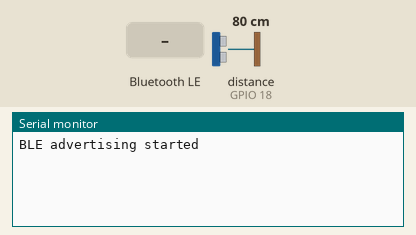
Bench run of a sketch on a simulated ESP32. Parts: the last lines printed to the serial monitor. Wiring (inferred from the names in the program): ultrasonic range finder: trigger GPIO 5; echo GPIO 18. The test bench sets the inputs (shaded band); at power-on: distance to the obstacle (sensor on GPIO 18) 80 cm. The echo pulse lasts 58.3 µs per cm; nothing arrives over Bluetooth unless stated; a phone connects over Bluetooth LE 3 s after start.

Above: at 1.2 s.
1.3 s: Bluetooth LE write "1" received
At 1.8 s:
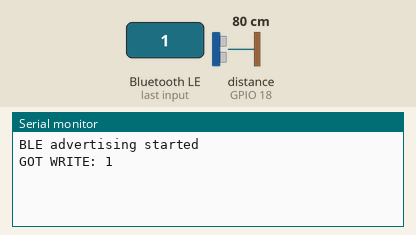
4.3 s: distance to the obstacle (sensor on GPIO 18) set to 2 cm
At 5.0 s:
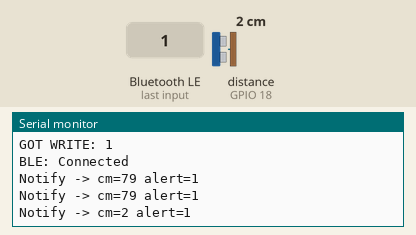
5.8 s: Bluetooth LE write "0" received
At 6.14 s:
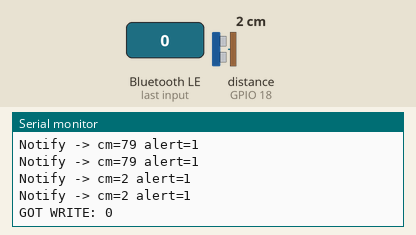
7.3 s: distance to the obstacle (sensor on GPIO 18) set to 4 cm
At 8.3 s:
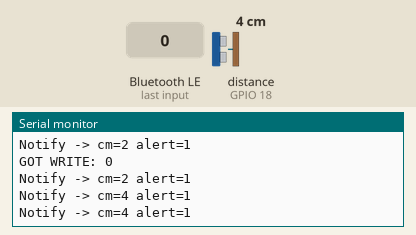
Timing chart, 0 to 9.8 s (numbered marks = the images above; inputs shaded):
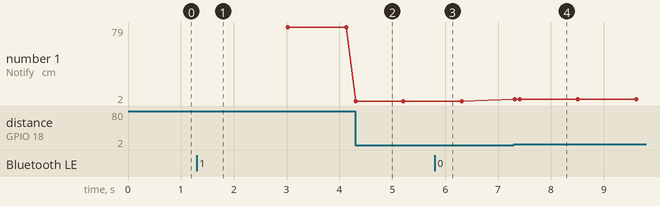

The sketch:

ESP32-BLE-blindspot.ino
```cpp
// ESP32 + HC-SR04 -> BLE notify (distance + alert)
// Works with ESP32 Arduino core v2/v3 and either classic BLE or NimBLE.
//
// If NimBLE is installed, this will use it; otherwise uses classic BLE (nkolban).
// No explicit security is configured (not needed for notify-only).

// ---------- BLE includes (auto-select) ----------
#if __has_include(<NimBLEDevice.h>)
  #define USE_NIMBLE 1
  #include <NimBLEDevice.h>
#else
  #include <BLEDevice.h>
  #include <BLEUtils.h>
  #include <BLEServer.h>
  #include <BLE2902.h>
#endif

// ---------- Ultrasonic pins ----------
const int TRIG_PIN = 5;
const int ECHO_PIN = 18;

// ---------- Constants ----------
#define SOUND_SPEED_CM_PER_US 0.034f
const uint16_t MAX_CM = 500;              // clamp >5m to MAX_CM
const uint16_t ALERT_THRESHOLD_CM = 300;  // alert when <=3m
const uint32_t SAMPLE_INTERVAL_MS = 100;  // ~10Hz
const char* DEVICE_NAME = "BikeBlindspot";

// ---------- UUIDs ----------
#define SERVICE_UUID        "0000ffe5-0000-1000-8000-00805f9b34fb"
#define CHARACTERISTIC_UUID "0000ffe6-0000-1000-8000-00805f9b34fb"

// ---------- Globals ----------
#if defined(USE_NIMBLE)
  NimBLECharacteristic* gCharacteristic = nullptr;
  NimBLEAdvertising* gAdvertising = nullptr;
  bool gConnected = false;

  class ServerCallbacks : public NimBLEServerCallbacks {
    void onConnect(NimBLEServer* /*pServer*/) override { gConnected = true;  Serial.println("BLE: Connected"); }
    void onDisconnect(NimBLEServer* /*pServer*/) override {
      gConnected = false; Serial.println("BLE: Disconnected, advertising...");
      NimBLEDevice::startAdvertising();
    }
  };
  class CharCallbacks : public NimBLECharacteristicCallbacks {
    void onWrite(NimBLECharacteristic* pCharacteristic) override {
      std::string v = pCharacteristic->getValue();
      if (!v.empty()) { Serial.print("GOT WRITE: "); Serial.println(v.c_str()); }
    }
  };
#else
  BLECharacteristic* gCharacteristic = nullptr;
  BLEAdvertising* gAdvertising = nullptr;
  bool gConnected = false;

  class ServerCallbacks : public BLEServerCallbacks {
    void onConnect(BLEServer* /*pServer*/) override { gConnected = true;  Serial.println("BLE: Connected"); }
    void onDisconnect(BLEServer* /*pServer*/) override {
      gConnected = false; Serial.println("BLE: Disconnected, advertising...");
      gAdvertising->start();
    }
  };
  class CharCallbacks : public BLECharacteristicCallbacks {
    void onWrite(BLECharacteristic* pCharacteristic) override {
      String v = pCharacteristic->getValue();
      if (v.length()) { Serial.print("GOT WRITE: "); Serial.println(v); }
    }
  };
#endif

// ---------- Ultrasonic helpers ----------
float readDistanceCmOnce() {
  digitalWrite(TRIG_PIN, LOW); delayMicroseconds(2);
  digitalWrite(TRIG_PIN, HIGH); delayMicroseconds(10);
  digitalWrite(TRIG_PIN, LOW);

  long duration = pulseIn(ECHO_PIN, HIGH, 30000UL); // 30ms timeout ~5m
  if (duration == 0) return NAN;

  float cm = (duration * SOUND_SPEED_CM_PER_US) / 2.0f;
  if (cm < 0) cm = NAN;
  return cm;
}

float readDistanceCmMedian3() {
  float a = readDistanceCmOnce(); delay(5);
  float b = readDistanceCmOnce(); delay(5);
  float c = readDistanceCmOnce();

  float arr[3] = {a, b, c};
  for (int i=0;i<3;i++) if (isnan(arr[i])) arr[i] = 99999.0f;
  for (int i=0;i<3;i++) for (int j=i+1;j<3;j++) if (arr[j] < arr[i]) { float t=arr[i]; arr[i]=arr[j]; arr[j]=t; }
  if (arr[1] >= 99999.0f) return NAN;
  return arr[1];
}

// ---------- Setup ----------
void setup() {
  Serial.begin(115200);
  pinMode(TRIG_PIN, OUTPUT);
  pinMode(ECHO_PIN, INPUT);

#if defined(USE_NIMBLE)
  NimBLEDevice::init(DEVICE_NAME);
  NimBLEDevice::setMTU(128);

  NimBLEServer* pServer = NimBLEDevice::createServer();
  pServer->setCallbacks(new ServerCallbacks());

  NimBLEService* pService = pServer->createService(SERVICE_UUID);

  gCharacteristic = pService->createCharacteristic(
    CHARACTERISTIC_UUID,
    NIMBLE_PROPERTY::READ | NIMBLE_PROPERTY::WRITE | NIMBLE_PROPERTY::NOTIFY
  );
  gCharacteristic->setCallbacks(new CharCallbacks());

  // CCCD auto-created in NimBLE when NOTIFY is set

  pService->start();

  gAdvertising = NimBLEDevice::getAdvertising();
  gAdvertising->addServiceUUID(SERVICE_UUID);
  gAdvertising->setName(DEVICE_NAME);
  NimBLEDevice::startAdvertising();

#else
  BLEDevice::init(DEVICE_NAME);
  BLEDevice::setMTU(128);

  BLEServer* pServer = BLEDevice::createServer();
  pServer->setCallbacks(new ServerCallbacks());

  BLEService* pService = pServer->createService(SERVICE_UUID);

  gCharacteristic = pService->createCharacteristic(
    CHARACTERISTIC_UUID,
    BLECharacteristic::PROPERTY_NOTIFY |
    BLECharacteristic::PROPERTY_READ   |
    BLECharacteristic::PROPERTY_WRITE
  );
  gCharacteristic->setCallbacks(new CharCallbacks());
  gCharacteristic->addDescriptor(new BLE2902()); // allow central to enable notify

  pService->start();

  BLEAdvertisementData adv;
  adv.setName(DEVICE_NAME);
  adv.setCompleteServices(BLEUUID(SERVICE_UUID));

  gAdvertising = BLEDevice::getAdvertising();
  gAdvertising->setAdvertisementData(adv);
  gAdvertising->addServiceUUID(SERVICE_UUID);
  gAdvertising->setScanResponse(false);
  gAdvertising->start();
#endif

  Serial.println("BLE advertising started");
}

// ---------- Loop ----------
uint32_t lastSampleMs = 0;
uint16_t lastSentCm = 0xFFFF;
uint8_t lastSentAlert = 255;
uint32_t lastForceMs = 0;

void loop() {
  uint32_t now = millis();
  if (now - lastSampleMs < SAMPLE_INTERVAL_MS) return;
  lastSampleMs = now;

  float cmF = readDistanceCmMedian3();
  if (isnan(cmF)) return;

  uint16_t cm = (uint16_t)roundf(constrain(cmF, 0.0f, (float)MAX_CM));
  uint8_t alert = (cm <= ALERT_THRESHOLD_CM) ? 1 : 0;

  bool changed = (cm != lastSentCm) || (alert != lastSentAlert);
  bool force = (now - lastForceMs) > 1000;

  if (gConnected && (changed || force)) {
    uint8_t payload[3];
    payload[0] = (uint8_t)(cm & 0xFF);
    payload[1] = (uint8_t)((cm >> 8) & 0xFF);
    payload[2] = alert;

#if defined(USE_NIMBLE)
    gCharacteristic->setValue((uint8_t*)payload, sizeof(payload));
    gCharacteristic->notify();
#else
    gCharacteristic->setValue(payload, sizeof(payload));
    gCharacteristic->notify();
#endif

    lastSentCm = cm;
    lastSentAlert = alert;
    if (force) lastForceMs = now;

    Serial.print("Notify -> cm="); Serial.print(cm);
    Serial.print(" alert="); Serial.println(alert);
  }
}
```

Measured:
- after the input at 1.3 s, the serial monitor: prints a new line after 0.05 s (image 1)
- after the input at 4.3 s, the serial monitor: prints a new line at once (image 2)
- after the input at 5.8 s, the serial monitor: prints a new line after 0.05 s (image 3)
- after the input at 7.3 s, the serial monitor: prints a new line at once (image 4)
- plotted number 1: 79 → 2 after the input at 4.3 s, 2 → 4 after the input at 7.3 s
